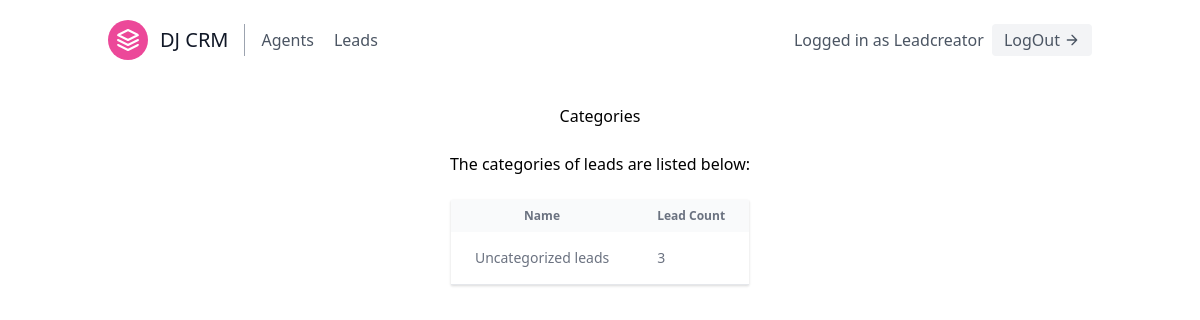
The page /leads/categories/ (signed in) on the database as committed earlier.
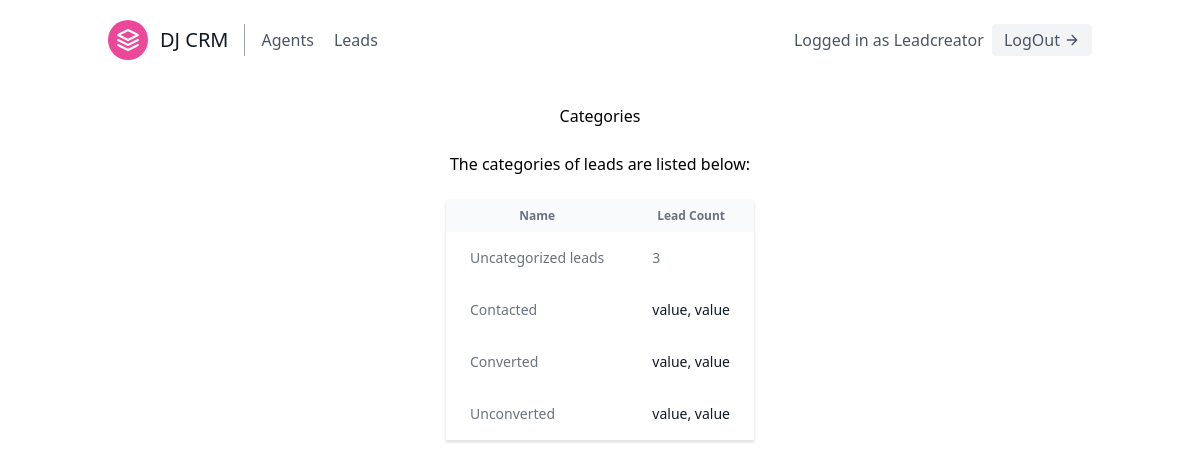
The same page on the database as committed later.
### leads/models.py (models this page shows, shortened)
class Category(models.Model):  #new, contacted, converted, unconverted(types of category)
    name = models.CharField(max_length=30)
    organization = models.ForeignKey(UserProfile, on_delete=models.CASCADE)

### leads/views.py (the view)
# urls.py: path('categories/', CategoryListView.as_view(), name ="categories"),
class CategoryListView(LoginRequiredMixin, generic.ListView):
    template_name = 'leads/category_lists.html'
    context_object_name = "category_list"
    def get_context_data(self, **kwargs):
        context = super(CategoryListView, self).get_context_data(**kwargs)
        user = self.request.user
        if user.is_organizer:
            queryset = Lead.objects.filter(organization = user.userprofile)
        else:
            queryset = Lead.objects.filter(organization =user.agent.organization)
        context.update(
            {
                'unassigned_lead_count':queryset.filter(category__isnull = True).count()
            }
        )
        return context
    def get_queryset(self):
        user = self.request.user
        if user.is_organizer:
            queryset = Category.objects.filter(organization = user.userprofile)
        else:
            queryset = Category.objects.filter(organization =user.agent.organization)
        return queryset

### leads/templates/leads/category_list.html (shortened to what this page needs)
{% extends 'base.html' %}
{% block content %}
<br />
<div class="container flex justify-center mx-auto">
    <h1>Categories</h1>
</div>
<br />
<div class="container flex justify-center mx-auto">
    <h2>The categories of leads are listed below: </h2>
</div>
<br />
<div class="container flex justify-center mx-auto">
    <div class="flex flex-col">
        <div class="w-full">
            <div class="border-b border-gray-200 shadow">
                <table>
                    <thead class="bg-gray-50">
                            <th class="px-6 py-2 text-xs text-gray-500">
                                Name
                            </th>
                            <th class="px-6 py-2 text-xs text-gray-500">
                                Lead Count
                            </th>
                    </thead>
                    <tbody class="bg-white">
                        <tr>
                            <td class = "px-6 py-4 text-sm text-gray-500">Uncategorized leads</td>
                            <td class="px-6 py-4 text-sm text-gray-500">{{unassigned_lead_count}}</td>
                        <tr>
                        {% for category in  category_list %}
                        <tr class="whitespace-nowrap">
                            <td class="px-6 py-4 text-sm text-gray-500">
                                {{category.name}}
                            </td>
                            <td class="px-6 py-4">
                                <div class="text-sm text-gray-900">
                                value, value
                                </div>
                            </td>
                        </tr>
                        {% endfor %}
                    </tbody>
                </table>
            </div>
        </div>
    </div>
</div>
{% endblock content %}

Rows that differ between the two databases and show on the page:
added Category: name "Contacted"
added Category: name "Converted"
added Category: name "Unconverted"
